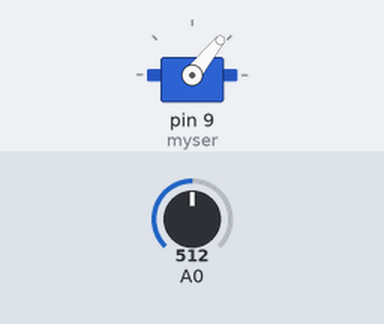
Recording of a sketch running on a simulated Arduino Uno, built with avr-gcc and run on an emulated ATmega328P. On the bench: servo. Inputs (shaded band) come from the test bench; at power-on: A0 = 512.

Above: at 1.2 s.
1.3 s: A0 set to 716
At 1.8 s:
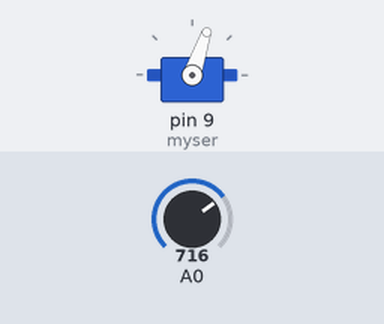
2.8 s: A0 set to 900
At 4.0 s:
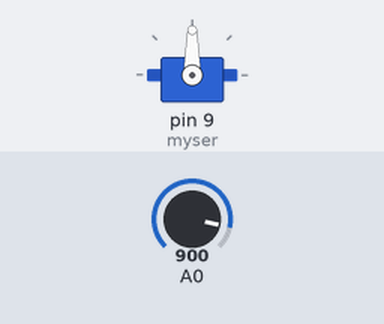
4.3 s: A0 set to 1023
At 5.3 s:
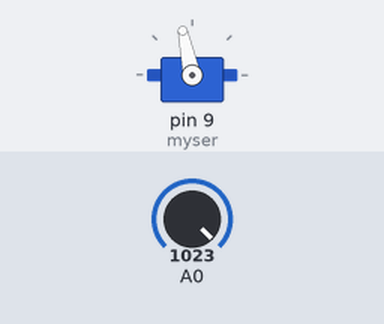
5.8 s: A0 set to 306
At 6.4 s:
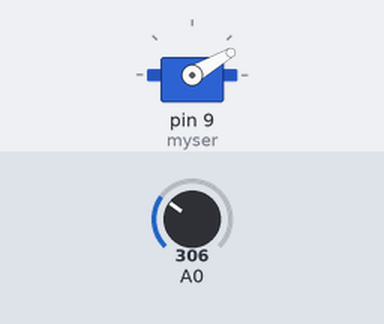
7.3 s: A0 set to 122
At 7.6 s:
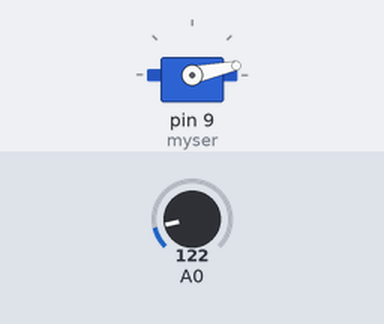
8.8 s: A0 set to 511
At 9.9 s:
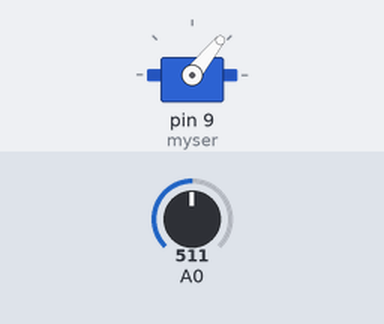
Timing chart, 0 to 11.3 s (numbered marks = the images above; inputs shaded):
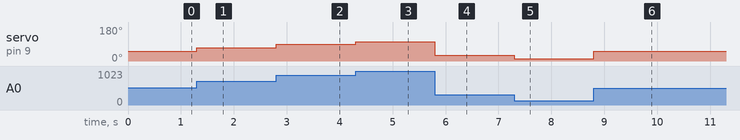

The sketch:

Servo_control.ino
```cpp
#include<Servo.h>
Servo myser;
void setup() {
  // put your setup code here, to run once:
  pinMode(A0,INPUT);
  myser.attach(9);
}
int a;
void loop() {
  // put your main code here, to run repeatedly:
  a = analogRead(A0) / 10;
  a = a+(a*(80/100));
  myser.write(a);
}
```

Measured:
- after the input at 1.3 s, servo on pin 9 (myser): 51° → 71° at once
- after the input at 2.8 s, servo on pin 9 (myser): 71° → 90° at once
- after the input at 4.3 s, servo on pin 9 (myser): 90° → 102° at once
- after the input at 5.8 s, servo on pin 9 (myser): 102° → 30° at once
- after the input at 7.3 s, servo on pin 9 (myser): 30° → 12° at once
- after the input at 8.8 s, servo on pin 9 (myser): 12° → 51° at once
